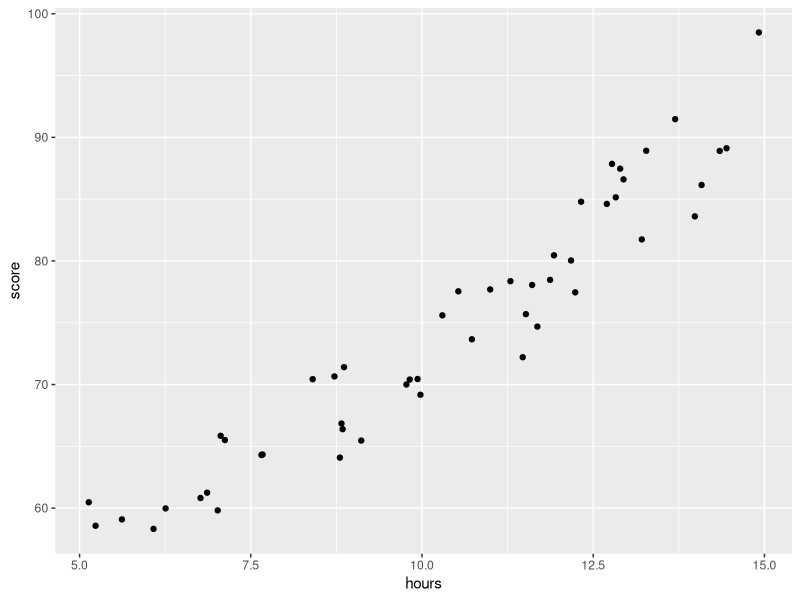
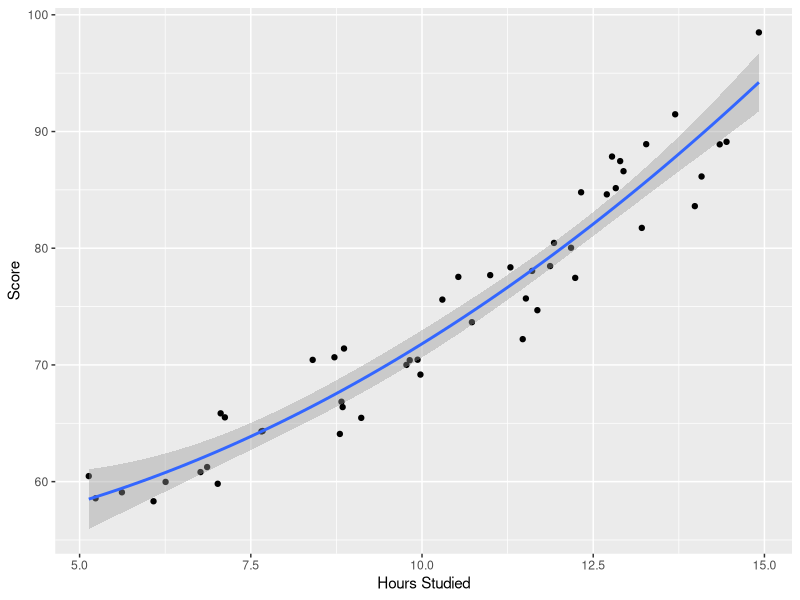

The R source for these figures, in order:
#ovde se pravi pristup tako da se prave podaci, dok bi bilo korisno kada bih ovde nasao 
#neke gotove podatke i iskoristio ih u svrhe demonstracije
#TODO: takodje, testovi podataka i analiza

library(ggplot2)

set.seed(1)

df <- data.frame(hours = runif(50, 5, 15), score = 50)
df$score = df$score + df$hours^3/150 + df$hours*runif(50, 1, 2)

head(df)

ggplot(df, aes(x=hours, y=score)) + geom_point()

#analiza modela
best = lm(score ~ poly(hours, 2, raw = T), data = df)

#pregled najboljeg modela
summary(best)


ggplot(df, aes(x=hours, y=score)) + 
  geom_point() +
  stat_smooth(method='lm', formula = y ~ poly(x,2), size = 1) + 
  xlab('Hours Studied') +
  ylab('Score')

#TODO: poredjenja radi, dodaj i linearnu regresiju na ovakav model kako bi se videle
#razlike u fitovanju i zakljucak koji bi bio bolji za ovakav UC